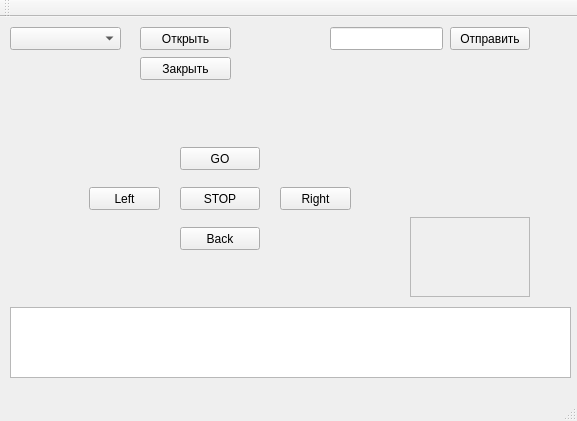
<?xml version="1.0" encoding="UTF-8"?>
<ui version="4.0">
 <class>MainWindow</class>
 <widget class="QMainWindow" name="MainWindow">
  <property name="geometry">
   <rect>
    <x>0</x>
    <y>0</y>
    <width>577</width>
    <height>421</height>
   </rect>
  </property>
  <property name="windowTitle">
   <string>MainWindow</string>
  </property>
  <widget class="QWidget" name="centralWidget">
   <widget class="QListWidget" name="listWidget">
    <property name="geometry">
     <rect>
      <x>10</x>
      <y>290</y>
      <width>561</width>
      <height>71</height>
     </rect>
    </property>
   </widget>
   <widget class="QComboBox" name="portName">
    <property name="geometry">
     <rect>
      <x>10</x>
      <y>10</y>
      <width>111</width>
      <height>23</height>
     </rect>
    </property>
   </widget>
   <widget class="QPushButton" name="conectPort">
    <property name="geometry">
     <rect>
      <x>140</x>
      <y>10</y>
      <width>91</width>
      <height>23</height>
     </rect>
    </property>
    <property name="text">
     <string>Открыть</string>
    </property>
   </widget>
   <widget class="QPushButton" name="closePort">
    <property name="geometry">
     <rect>
      <x>140</x>
      <y>40</y>
      <width>91</width>
      <height>23</height>
     </rect>
    </property>
    <property name="text">
     <string>Закрыть</string>
    </property>
   </widget>
   <widget class="QPushButton" name="writePort">
    <property name="geometry">
     <rect>
      <x>450</x>
      <y>10</y>
      <width>80</width>
      <height>23</height>
     </rect>
    </property>
    <property name="text">
     <string>Отправить</string>
    </property>
   </widget>
   <widget class="QLineEdit" name="portText">
    <property name="geometry">
     <rect>
      <x>330</x>
      <y>10</y>
      <width>113</width>
      <height>23</height>
     </rect>
    </property>
   </widget>
   <widget class="QPushButton" name="robot_stop">
    <property name="geometry">
     <rect>
      <x>180</x>
      <y>170</y>
      <width>80</width>
      <height>23</height>
     </rect>
    </property>
    <property name="text">
     <string>STOP</string>
    </property>
   </widget>
   <widget class="QPushButton" name="robot_go">
    <property name="geometry">
     <rect>
      <x>180</x>
      <y>130</y>
      <width>80</width>
      <height>23</height>
     </rect>
    </property>
    <property name="text">
     <string>GO</string>
    </property>
   </widget>
   <widget class="QPushButton" name="robot_back">
    <property name="geometry">
     <rect>
      <x>180</x>
      <y>210</y>
      <width>80</width>
      <height>23</height>
     </rect>
    </property>
    <property name="text">
     <string>Back</string>
    </property>
   </widget>
   <widget class="QPushButton" name="robot_left">
    <property name="geometry">
     <rect>
      <x>89</x>
      <y>170</y>
      <width>71</width>
      <height>23</height>
     </rect>
    </property>
    <property name="text">
     <string>Left</string>
    </property>
   </widget>
   <widget class="QPushButton" name="robot_right">
    <property name="geometry">
     <rect>
      <x>280</x>
      <y>170</y>
      <width>71</width>
      <height>23</height>
     </rect>
    </property>
    <property name="text">
     <string>Right</string>
    </property>
   </widget>
   <widget class="QScrollArea" name="scrollArea">
    <property name="geometry">
     <rect>
      <x>410</x>
      <y>200</y>
      <width>120</width>
      <height>80</height>
     </rect>
    </property>
    <property name="widgetResizable">
     <bool>true</bool>
    </property>
    <widget class="QWidget" name="scrollAreaWidgetContents">
     <property name="geometry">
      <rect>
       <x>0</x>
       <y>0</y>
       <width>118</width>
       <height>78</height>
      </rect>
     </property>
    </widget>
   </widget>
  </widget>
  <widget class="QMenuBar" name="menuBar">
   <property name="geometry">
    <rect>
     <x>0</x>
     <y>0</y>
     <width>577</width>
     <height>20</height>
    </rect>
   </property>
  </widget>
  <widget class="QToolBar" name="mainToolBar">
   <attribute name="toolBarArea">
    <enum>TopToolBarArea</enum>
   </attribute>
   <attribute name="toolBarBreak">
    <bool>false</bool>
   </attribute>
  </widget>
  <widget class="QStatusBar" name="statusBar"/>
 </widget>
 <layoutdefault spacing="6" margin="11"/>
 <resources/>
 <connections/>
</ui>
